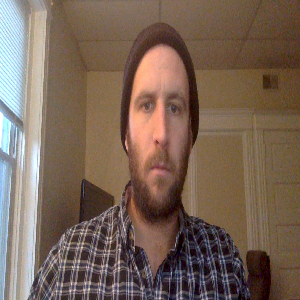
#> input picture img/headscaled.png, 300 x 300 px, found by its file name
$ python rotate.py
#> lines starting #> are read from the running program, lines starting #| are printed output that depends on the picture
from PIL import Image, ImageDraw
from math import sin, cos, pi

# Load image:
input_image = Image.open("img/headscaled.png")
#> input_image is the input picture: PIL image 300x300 RGB; mean R, G, B 121, 100.9, 87
input_pixels = input_image.load()

# Create output image
output_image = Image.new("RGB", input_image.size)
#> output_image: PIL image 300x300 RGB; every value is 0
draw = ImageDraw.Draw(output_image)

angle = pi / 3 # angle in radians (what is the angle??)
center_x = input_image.width / 2
#> center_x = 150
center_y = input_image.height / 2
#> center_y = 150

### The Math
### xp = (x-cx) * cos(angle) - (y-cy) * sin(angle) + cx
### yp = (x-cx) * sin(angle) + (y-cy) * cos(angle) + cy
### I'm not sure I understand how this works or what it means...
### I suspect it has to do something with a matrix transformation?

## I don't remember how this works... oh well
A = [
  [1, 1],
  [1, 1]
]
### A * [cos(angle), sin(angle)]

# Copy pixels
for x in range(input_image.width):
  for y in range(input_image.height):
    # Compute coordinate in input image
    xp = int( A[0][0]*(x - center_x) * cos(angle) +  A[0][1]*(y - center_y) * sin(angle) + center_x)
    yp = int( A[1][1]*(x - center_x) * sin(angle) + A[1][0]*(y - center_y) * cos(angle) + center_y)
    if 0 <= xp < input_image.width and 0 <= yp < input_image.height:
      draw.point((x, y), input_pixels[xp, yp])

output_image.save("img/rotated_2.png")
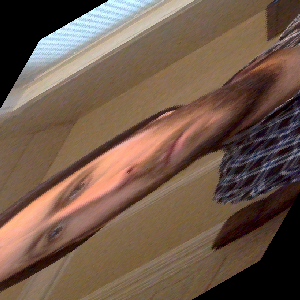
#> saved as rotated_2.png: PIL image 300x300 RGB; mean R, G, B 112.8, 89.7, 74.2

$ run again, with img/colorwheel5.png copied over img/headscaled.png
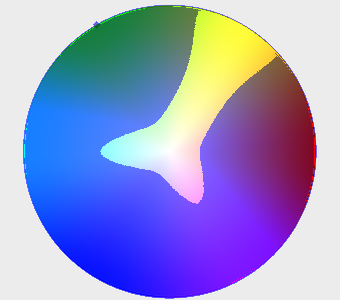
#> input picture img/colorwheel5.png, 340 x 300 px, found by its file name
#> input_image is the input picture: PIL image 340x300 RGB; mean R, G, B 150.8, 150.7, 205.3
#> output_image: PIL image 340x300 RGB; every value is 0
#> `output_image.save("img/rotated_2.png")`:
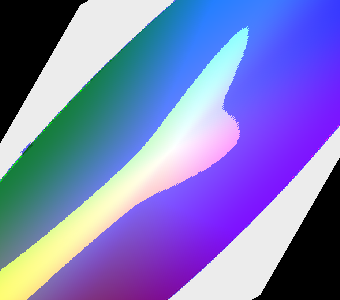
#> saved as rotated_2.png: PIL image 340x300 RGB; mean R, G, B 124.3, 124.5, 187.2
